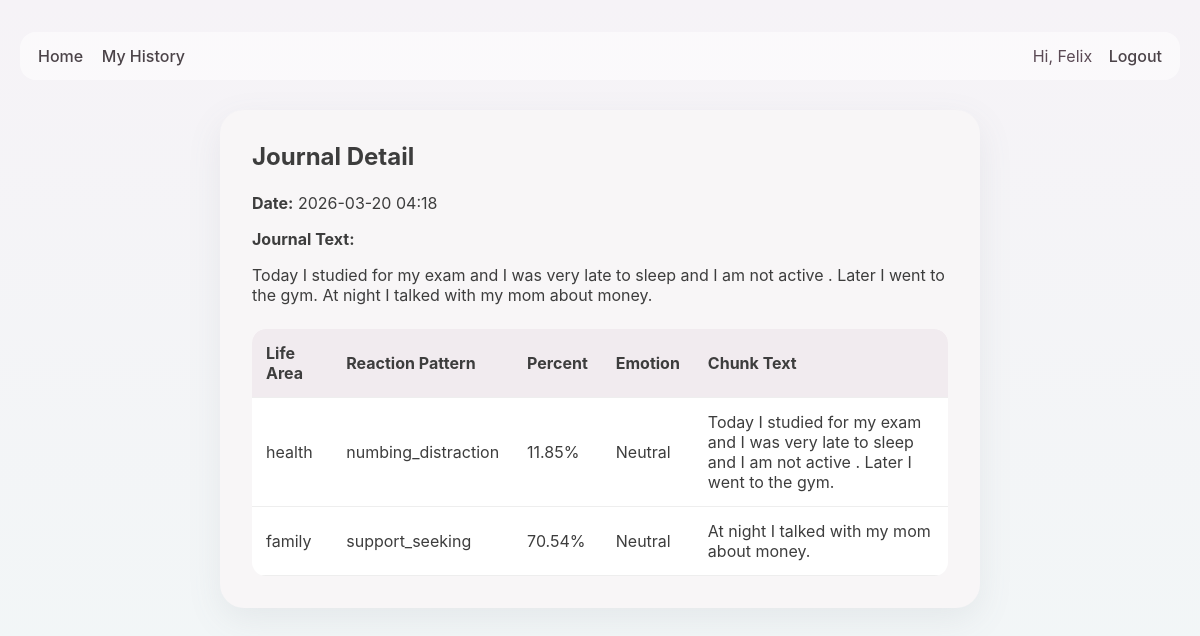
The page /history/5 (signed in) on the database its author committed.
### app.py (models this page shows, shortened)
class User(UserMixin, db.Model):
    id = db.Column(db.Integer, primary_key=True)
    username = db.Column(db.String(120), unique=True, nullable=False)
    email = db.Column(db.String(150), unique=True, nullable=False)
    password_hash = db.Column(db.String(255), nullable=False)
    journals = db.relationship("JournalEntry", backref="user", lazy=True, cascade="all, delete-orphan")

class JournalEntry(db.Model):
    id = db.Column(db.Integer, primary_key=True)
    journal_text = db.Column(db.Text, nullable=False)
    created_at = db.Column(db.DateTime, default=datetime.utcnow)
    user_id = db.Column(db.Integer, db.ForeignKey("user.id"), nullable=False)
    analyses = db.relationship("JournalAnalysisRow", backref="journal", lazy=True, cascade="all, delete-orphan")

class JournalAnalysisRow(db.Model):
    id = db.Column(db.Integer, primary_key=True)
    life_area = db.Column(db.String(100), nullable=True)
    chunk_text = db.Column(db.Text, nullable=True)
    reaction_pattern = db.Column(db.String(200), nullable=True)
    percent = db.Column(db.Float, nullable=True)
    emotion = db.Column(db.String(100), nullable=True)
    journal_entry_id = db.Column(db.Integer, db.ForeignKey("journal_entry.id"), nullable=False)

### app.py (the view)
@app.route("/history/<int:entry_id>")
@login_required
def history_detail(entry_id):
    entry = JournalEntry.query.get_or_404(entry_id)
    if entry.user_id != current_user.id:
        flash("Unauthorized action.", "danger")
        return redirect(url_for("history"))
    return render_template("history_detail.html", entry=entry)

### app.py (called while the page is built)
@login_manager.user_loader
def load_user(user_id):
    return User.query.get(int(user_id))

### templates/history_detail.html
{% extends 'base.html' %}
{% block content %}
<div class="history-card">
    <h2>Journal Detail</h2>
    <p><strong>Date:</strong> {{ entry.created_at.strftime('%Y-%m-%d %H:%M') }}</p>
    <p><strong>Journal Text:</strong></p>
    <div style="margin-bottom: 24px;">{{ entry.journal_text }}</div>
    {% if entry.analyses %}
    <table class="history-table">
        <thead>
            <tr>
                <th>Life Area</th>
                <th>Reaction Pattern</th>
                <th>Percent</th>
                <th>Emotion</th>
                <th>Chunk Text</th>
            </tr>
        </thead>
        <tbody>
            {% for row in entry.analyses %}
            <tr>
                <td>{{ row.life_area }}</td>
                <td>{{ row.reaction_pattern }}</td>
                <td>{{ row.percent }}%</td>
                <td>{{ row.emotion }}</td>
                <td>{{ row.chunk_text }}</td>
            </tr>
            {% endfor %}
        </tbody>
    </table>
    {% endif %}
</div>
{% endblock %}

### templates/base.html (shortened to what this page needs)
<!DOCTYPE html>
<html lang="en">
<head>
    <link rel="stylesheet" href="{{ url_for('static', filename='css/style.css') }}">
</head>
<body>
    <div class="page-shell">
        <nav class="top-nav">
            <div class="nav-left">
                <a href="{{ url_for('index') }}">Home</a>
                {% if current_user.is_authenticated %}
                    <a href="{{ url_for('history') }}">My History</a>
                {% endif %}
            </div>
            <div class="nav-right">
                {% if current_user.is_authenticated %}
                    <span class="welcome-text">Hi, {{ current_user.username }}</span>
                    <a href="{{ url_for('logout') }}">Logout</a>
                {% else %}
                    <a href="{{ url_for('login') }}">Login</a>
                    <a href="{{ url_for('register') }}">Register</a>
                {% endif %}
            </div>
        </nav>
        {% block content %}{% endblock %}
    </div>
</body>
</html>

### static/css/style.css (style rules this page uses)
* { box-sizing: border-box; }
body { margin: 0; padding: 0; font-family: "Inter", "Segoe UI", Arial, sans-serif; background: linear-gradient(180deg, #f6f3f7 0%, #f2f6f7 100%); color: #3d3d3d; }
.page-shell { max-width: 1200px; margin: 0 auto; padding: 20px; }
.top-nav { display: flex; justify-content: space-between; align-items: center; margin: 12px 0 24px; padding: 14px 18px; border-radius: 16px; background: rgba(255, 255, 255, 0.55); }
.top-nav a { text-decoration: none; margin-right: 14px; color: #4b4348; font-weight: 500; }
.top-nav a:last-child { margin-right: 0; }
.welcome-text { margin-right: 12px; color: #5b4a55; }
.auth-card, .history-card { max-width: 760px; margin: 30px auto; background: #f8f6f7; padding: 32px; border-radius: 24px; box-shadow: 0 12px 35px rgba(110, 118, 130, 0.10); }
.auth-card h2, .history-card h2 { margin-top: 0; margin-bottom: 22px; }
.history-table { width: 100%; border-collapse: collapse; background: white; border-radius: 14px; overflow: hidden; }
.history-table th, .history-table td { text-align: left; padding: 14px; border-bottom: 1px solid #eee; }
.history-table th { background: #f1ebef; }

### rows shown on the page
User: username "Felix"
JournalEntry: created_at "2026-03-20 04:18", journal_text "Today I studied for my exam and I was very late to sleep and I am not active . Later I went to the gym. At night I talked with my mom about money."
JournalAnalysisRow: life_area "health", reaction_pattern "numbing_distraction", percent "11.85", emotion "Neutral", chunk_text "Today I studied for my exam and I was very late to sleep and I am not active . Later I went to the gym."
JournalAnalysisRow: life_area "family", reaction_pattern "support_seeking", percent "70.54", emotion "Neutral", chunk_text "At night I talked with my mom about money."
